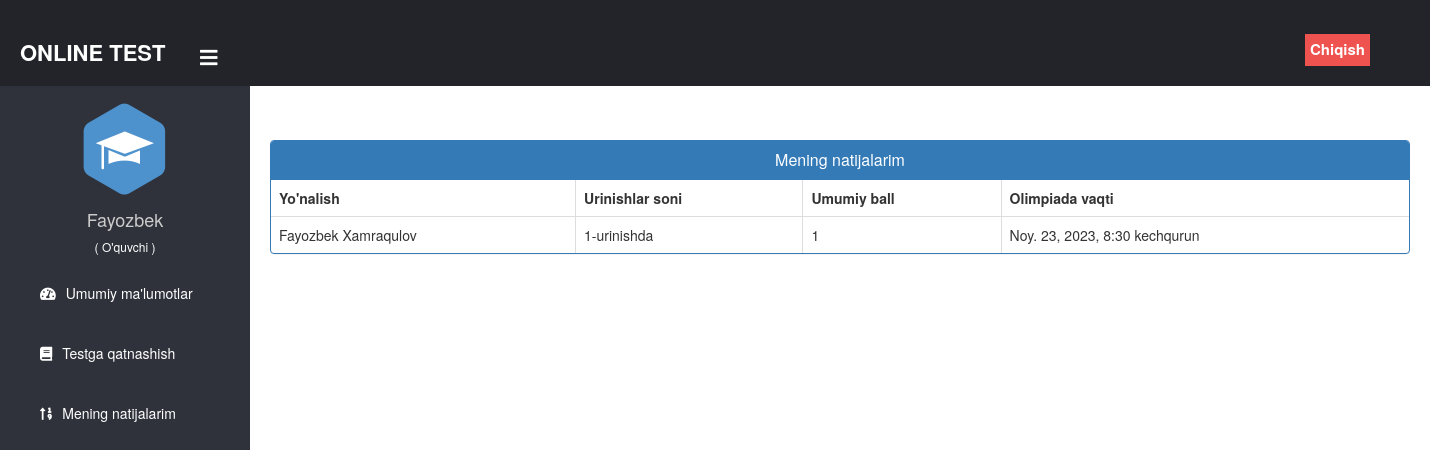
Page /student/check-marks/16 (signed in) on the earlier database version.
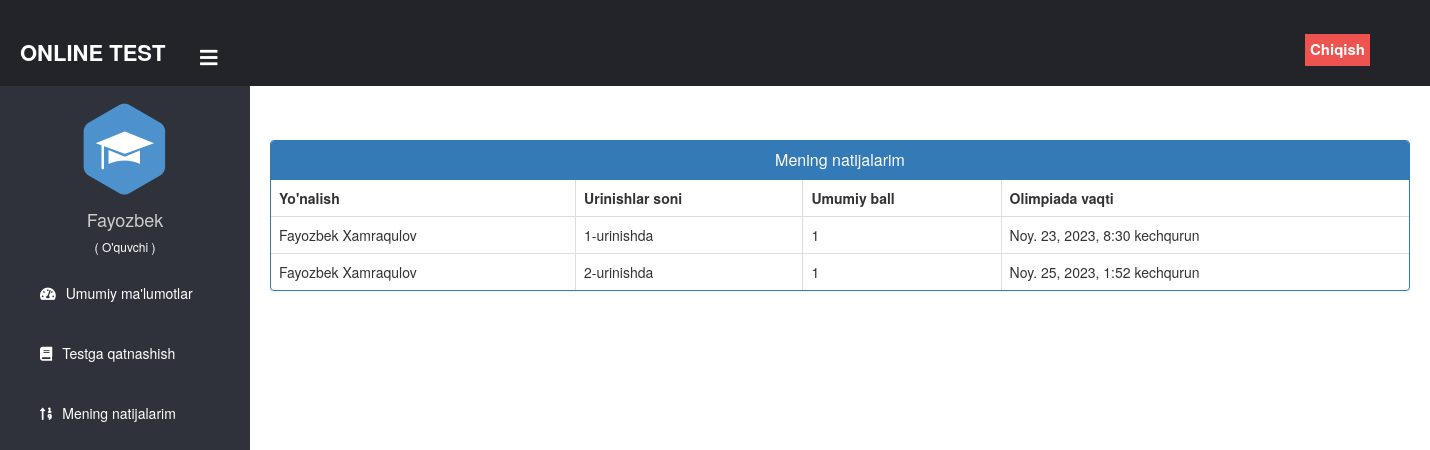
Same page on the later database version.
### exam/models.py (models this page shows, shortened)
class Result(models.Model):
    student = models.ForeignKey(Student,on_delete=models.CASCADE)
    exam = models.ForeignKey(Course,on_delete=models.CASCADE)
    marks = models.PositiveIntegerField()
    date = models.DateTimeField(auto_now=True)

class Course(models.Model):
   course_name = models.CharField(max_length=50)
   question_number = models.PositiveIntegerField()
   total_marks = models.PositiveIntegerField()
   def __str__(self):
        return self.course_name

### student/views.py (the view)
# urls.py: path('check-marks/<int:pk>', views.check_marks_view,name='check-marks'),
@login_required(login_url='studentlogin')
@user_passes_test(is_student)
def check_marks_view(request,pk):
    course=QMODEL.Course.objects.get(id=pk)
    student = models.Student.objects.get(user_id=request.user.id)
    results= QMODEL.Result.objects.all().filter(exam=course).filter(student=student)
    return render(request,'student/check_marks.html',{'results':results})

### student/views.py (called while the page is built)
def is_student(user):
    return user.groups.filter(name='STUDENT').exists()

### templates/student/check_marks.html (shortened to what this page needs)
{% extends 'student/studentbase.html' %}
{% block content %}
{%load static%}
<head>
  <link href="//netdna.bootstrapcdn.com/bootstrap/3.0.0/css/bootstrap.min.css" rel="stylesheet" id="bootstrap-css">
</head>
<br><br>
<div class="container">
  <div class="panel panel-primary">
    <div class="panel-heading">
      <h6 class="panel-title">Mening natijalarim</h6>
    </div>
    <table class="table table-hover table-bordered" id="dev-table">
      <thead>
        <tr>
          <th>Yo'nalish</th>
          <th>Urinishlar soni</th>
          <th>Umumiy ball</th>
          <th>Olimpiada vaqti</th>
        </tr>
      </thead>
      {% for t in results %}
      <tr>
        <td> {{t.exam}}</td>
        <td>{{ forloop.counter }}-urinishda</td>
        <td> {{t.marks}}</td>
        <td> {{t.date}}</td>
      </tr>
      {% endfor %}
    </table>
  </div>
</div>
<br><br><br><br><br><br>
{% endblock content %}

Differences in the rows shown:
added Result: exam "Fayozbek Xamraqulov", marks "1", date "Noy. 25, 2023, 1:52 kechqurun"
